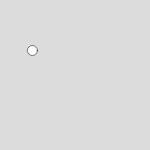
Frame 1 (no input)
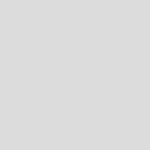
Frame 60 (no input)
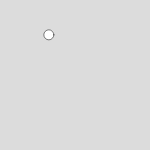
Frame 120 (the mouse pressed at the canvas centre since frame 60)

The p5.js sketch that drew these frames (run headless with seeded random() and noise() and a simulated clock; from frame 60 on, the mouse is pressed at the canvas centre):

// p5.js sketch
// ── sketch.js
function setup() {
  createCanvas(300/2, 300/2);
}

function draw() {
  scale(0.5);
  background(220);
  
  //Variables representing the circle
  var angle = frameCount;
  var radius = 120;
  
  
  //Point Calculation
  var x = radius*cos(angle);
  var y = radius*sin(angle);
  
  //Draw Circle
  fill(255);
  circle(x,y,20);
}
